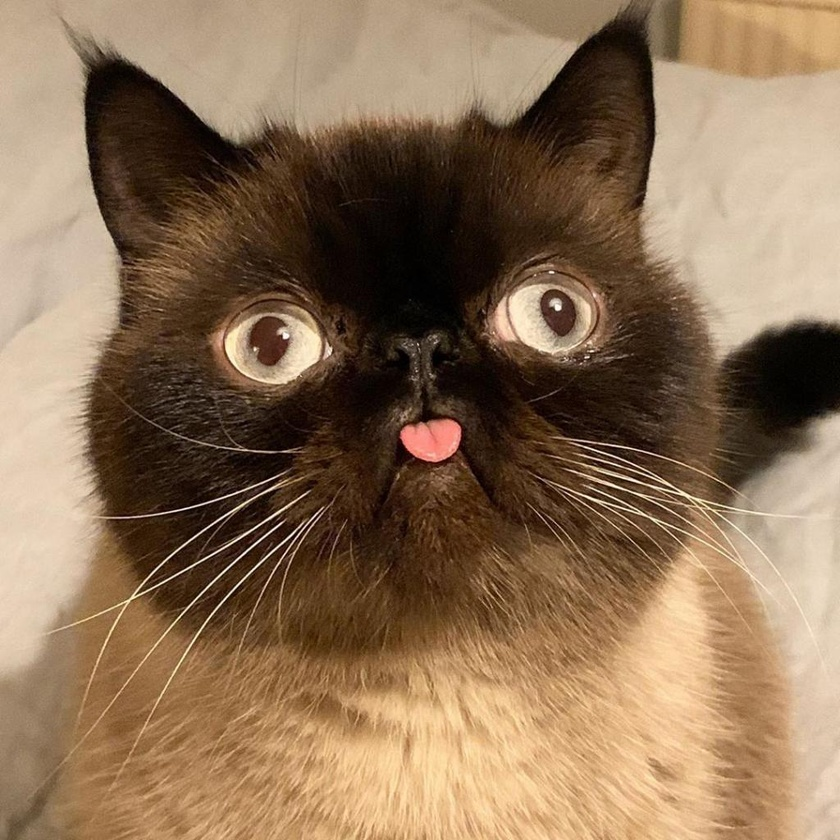
#> input picture Images/cat1000.jpg, 840 x 840 px, shrunk from 1024 x 1024 before the run, found by its file name
$ jupyter execute ImageProcessing3.ipynb
#> lines starting #> are read from the running program, lines starting #| are printed output that depends on the picture
[cell 1]
from skimage import io
from skimage import color
from skimage import transform
import numpy as np

image = color.rgb2gray(io.imread('Images\\cat1000.jpg'))
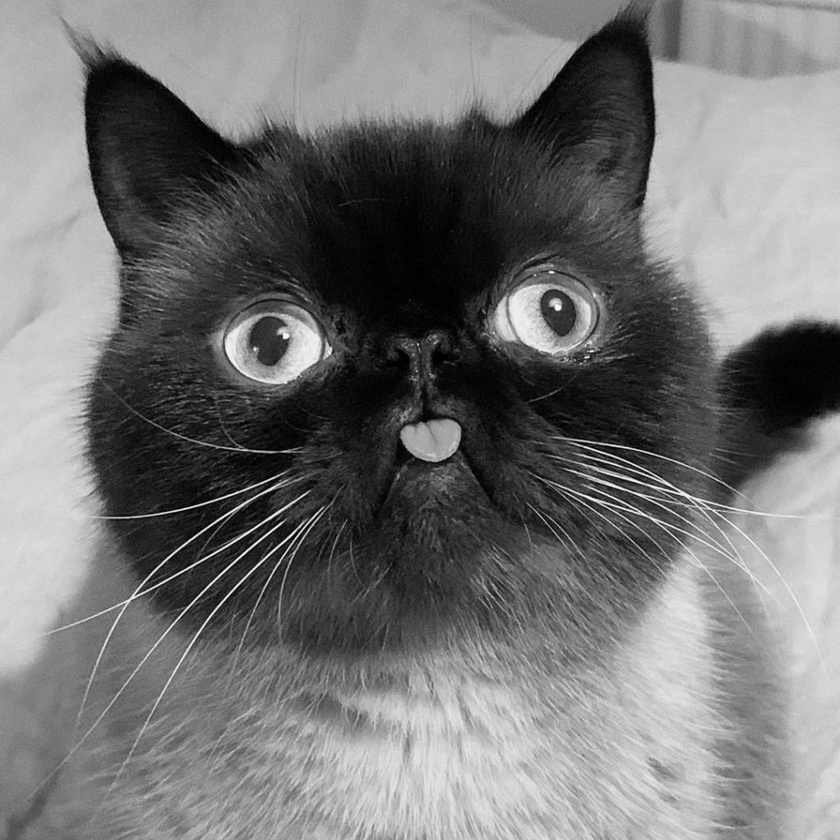
#> image: shape (840, 840) float64; min 0, max 0.99, mean 0.456
io.imshow(image)

[cell 2]
def prep_one_parameter(image, param):
#> called with param = 0.5
    result_img = image.copy()
    for i in range(image.shape[0]):
        for j in range(image.shape[1]):
            if(image[i][j] < param):
                image[i][j] = 0
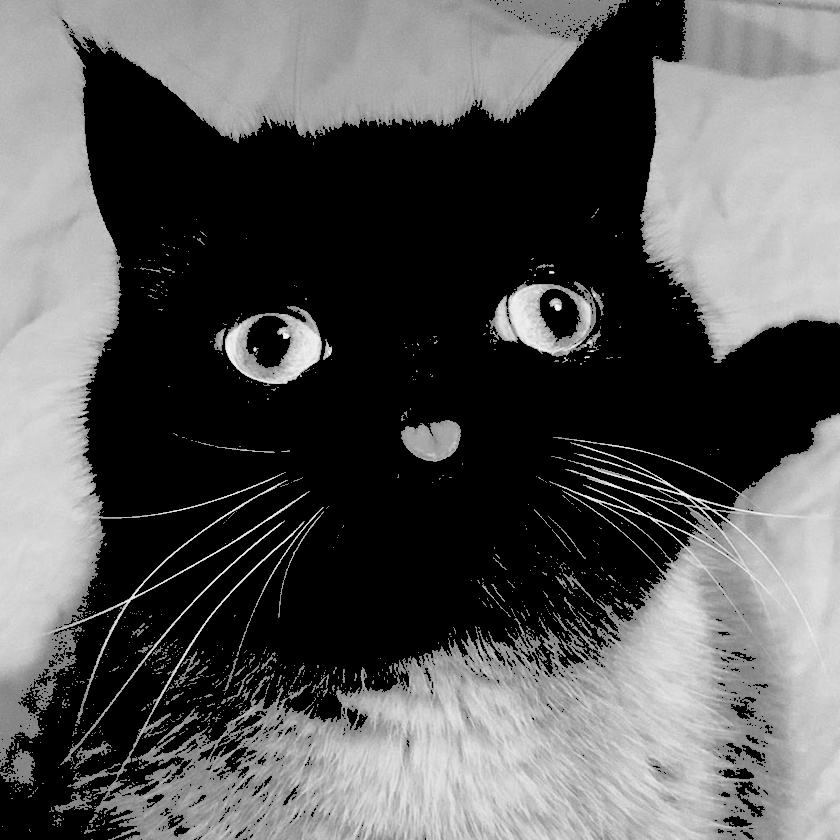
#> image: shape (840, 840) float64; min 0, max 0.99, mean 0.345
    return result_img

[cell 3]
one_param_image = prep_one_parameter(image, 0.5)
io.imshow(one_param_image)

[cell 4]
def prep_two_parameters(image, param_1, param_2):
#> called with param_1 = 0.4, param_2 = 0.6
    result_img = image.copy()
    for i in range(image.shape[0]):
        for j in range(image.shape[1]):
            if(image[i][j] < param_1):
                image[i][j] = 0
            if(image[i][j] > param_2):
                image[i][j] = 1
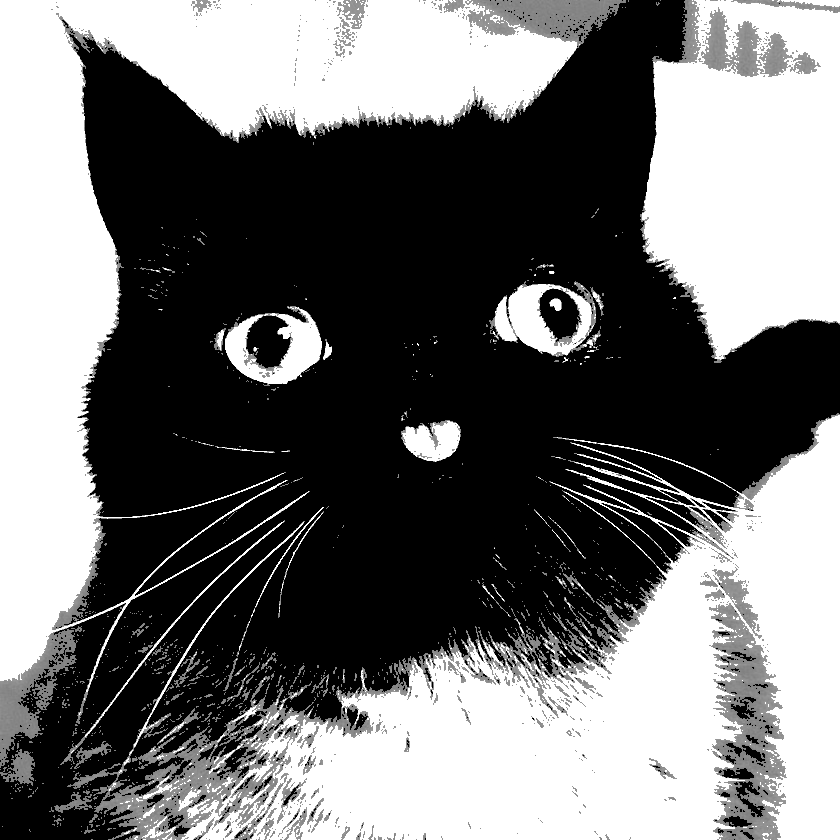
#> image: shape (840, 840) float64; min 0, max 1, mean 0.45

    return result_img

[cell 5]
two_params_image = prep_two_parameters(image, 0.4, 0.6)
io.imshow(two_params_image)

[cell 6]
def table_method(image, t):
#> called with t = 1
    x = np.arange(256)
    table = np.where(x > t, x, 0)
    return table[image]
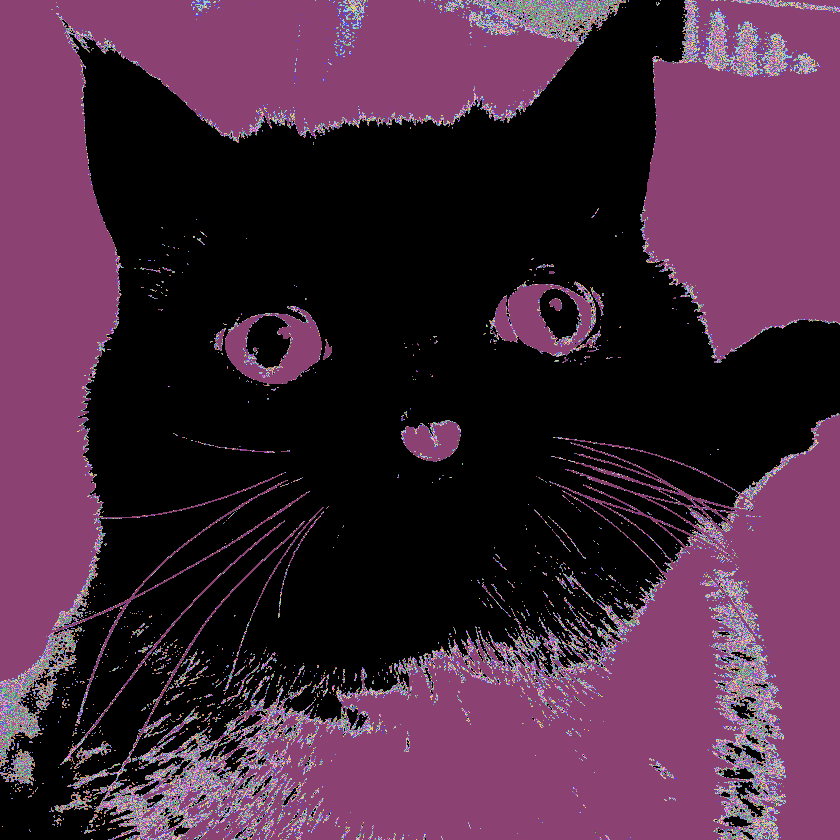
#> returned value: shape (840, 840) int64; 28 distinct labels, from 0 to 255; one colour per label, 0 black

[cell 7]
image = (255 * image).astype(np.uint8)
io.imshow(table_method(image, 1))

$ run again, with Images/BigKitty.jpg copied over Images/cat1000.jpg
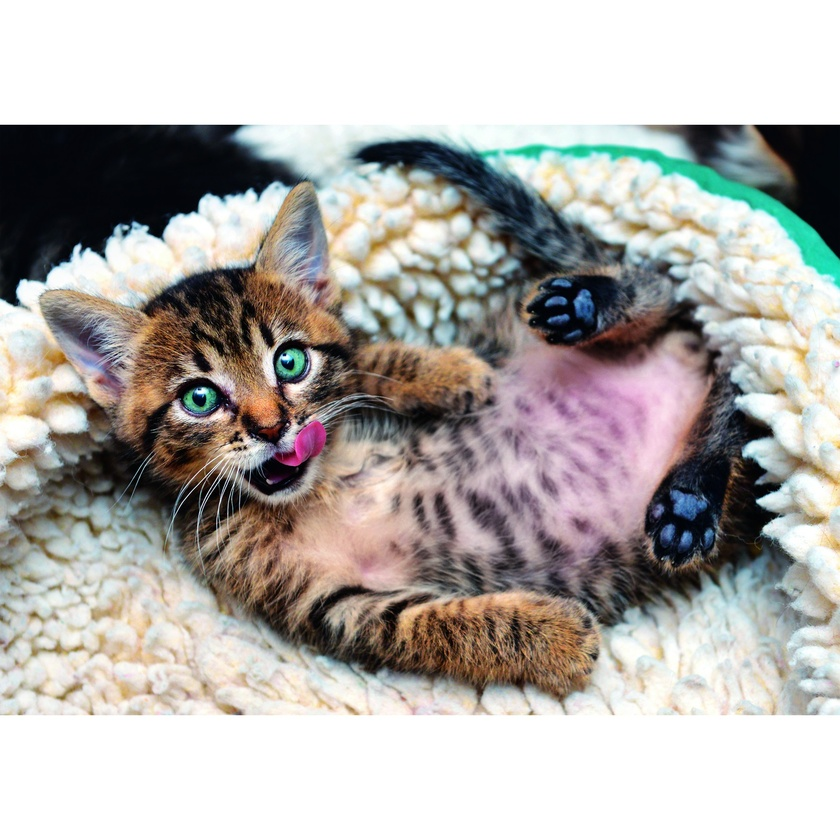
#> input picture Images/BigKitty.jpg, 840 x 840 px, shrunk from 2000 x 2000 before the run, found by its file name
#> after the loop in prep_two_parameters, `for i in range(image.shape[0]):`:
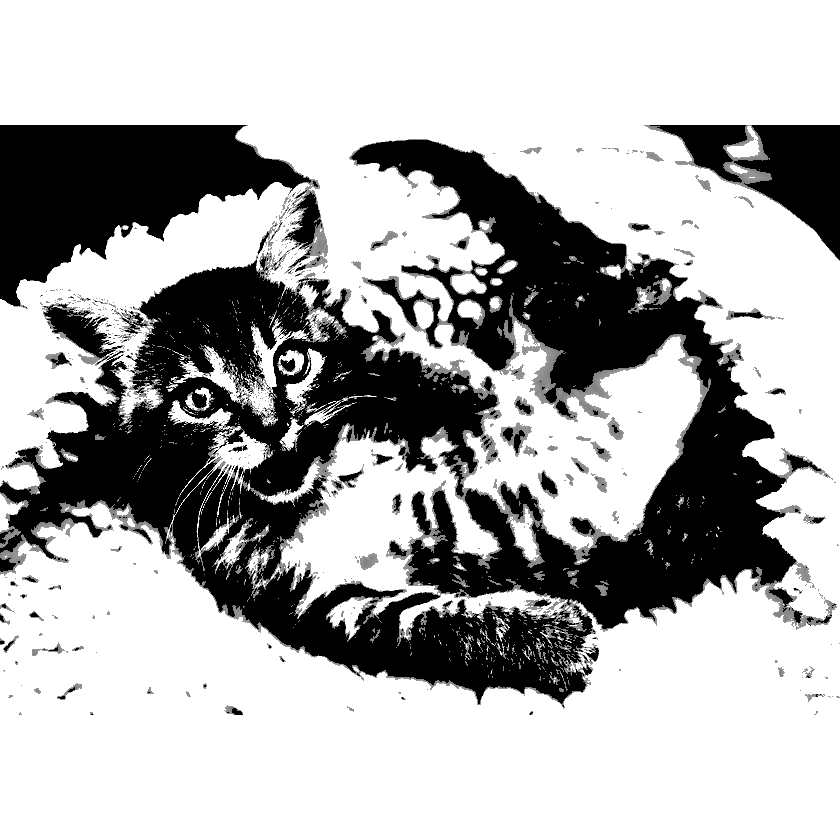
#> image: shape (840, 840) float64; min 0, max 1, mean 0.689
#> in table_method, `return table[image]`:
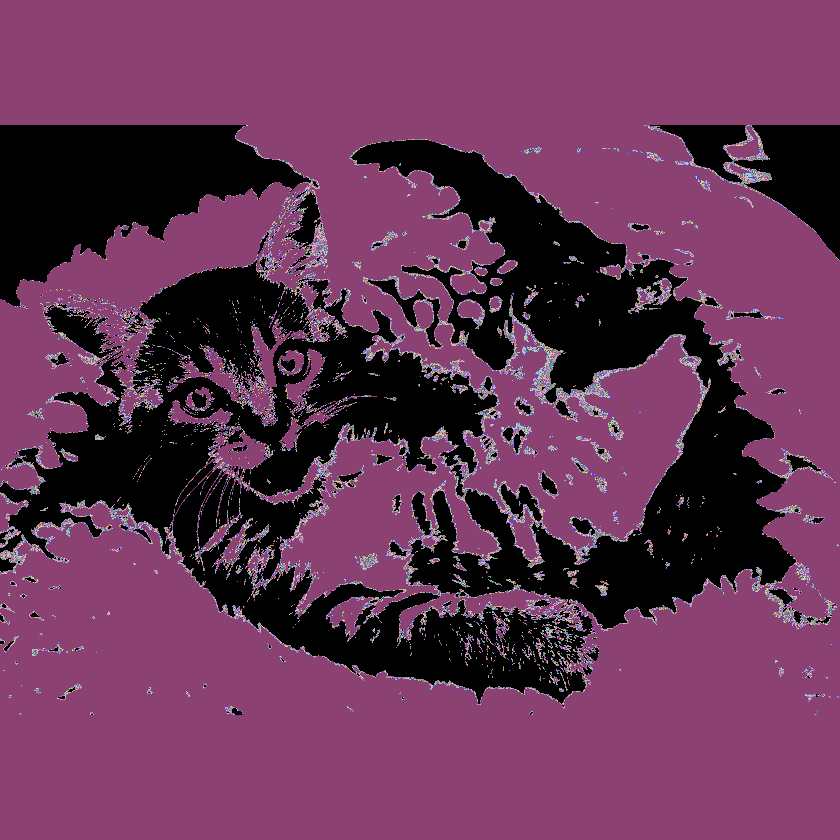
#> returned value: shape (840, 840) int64; 29 distinct labels, from 0 to 255; one colour per label, 0 black
